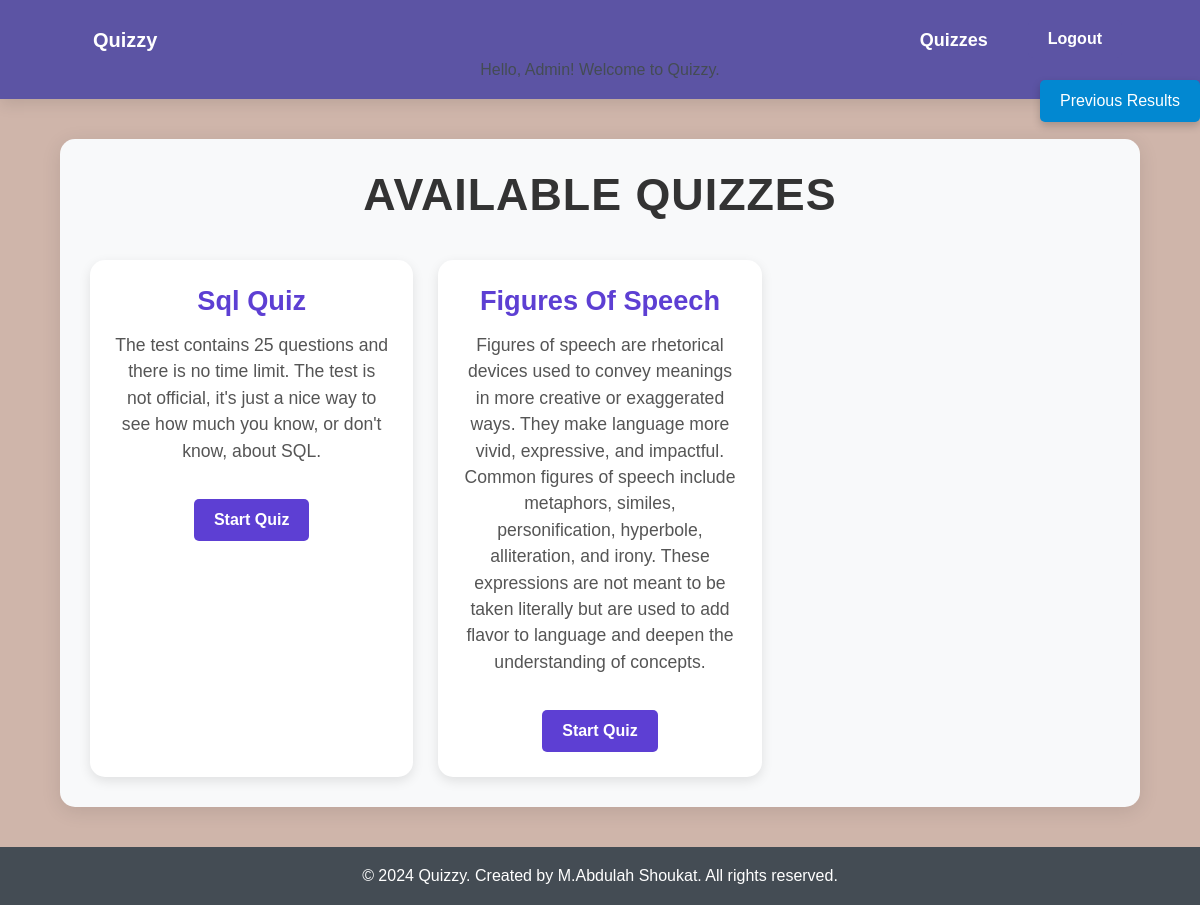
The app's page /quiz/ (signed in) with its own data.
### quizSystem/models.py (models this page shows, shortened)
class quiz(models.Model):
    title = models.CharField(max_length=200)
    description = models.TextField()
    created_at = models.DateTimeField(auto_now_add=True)
    updated_at = models.DateTimeField(auto_now=True)

### quizSystem/views.py (the view)
# urls.py: path('', views.quiz_list, name='quiz_list'),
def quiz_list(request):
    quizzes = quiz.objects.all()
    return render(request, 'quiz_list.html', {'quizzes': quizzes})

### templates/quiz_list.html (shortened to what this page needs)
{% extends "base.html" %}
{% block content %}
<div class="quiz-container">
    <h1 class="quiz-heading">Available Quizzes</h1>
    <div class="quiz-grid">
        {% for quiz in quizzes %}
            <div class="quiz-card">
                <div class="quiz-card-link">
                    <h3 class="quiz-title">{{ quiz.title }}</h3>
                    <p class="quiz-description">{{ quiz.description }}</p>
                     <a href="{{ quiz.id }}"><span class="quiz-button">Start Quiz</span></a>
                </div>
            </div>
        {% endfor %}
    </div>
</div>
{% endblock %}

### templates/base.html (shortened to what this page needs)
{% load static %}
<!DOCTYPE html>
<html lang="en">
<head>
</head>
<body>
    <header>
        <nav>
            <a href="/">Quizzy</a>
            <div class="auth-links">
                {% if user.is_authenticated %}
                    <a href="/quiz/">Quizzes</a>
                    <form action="{% url 'logout' %}" method="post">
                        <button type="submit" class="logout-btn">Logout</button>
                    </form>
                {% else %}
                    <a href="/authenticate/login/">Login</a>
                    <a href="/authenticate/register/">Register</a>
                {% endif %}
            </div>
        </nav
        {% if user.is_authenticated %}
    <div class="user-info">
        Hello, {{ user }}! Welcome to Quizzy.
{% endif %}
    </header>
    {% block content %}
    {% endblock %}
    <footer>
        <p>&copy; 2024 Quizzy. Created by M.Abdulah Shoukat. All rights reserved.</p>
    </footer>
    {% if user.is_authenticated %}
    <a href="/quiz/prevoius_results" class="previous-results-btn">Previous Results</a>
    {% endif %}
</body>
</html>

### templates/base.html (style rules this page uses)
:root { --purple: #ba34eb; --lavender: #da89f0; --deep-magenta: #5b0b78; --muted-purple: #5c54a4; --beige: #cfb5aa; --dark-blue: #444c54; }
* { margin: 0; padding: 0; box-sizing: border-box; font-family: 'Arial', sans-serif; }
body { background: var(--beige); color: var(--dark-blue); display: flex; flex-direction: column; min-height: 100vh; text-align: center; }
header { background-color: var(--muted-purple); padding: 20px; box-shadow: 0 5px 15px rgba(0, 0, 0, 0.1); }
nav { display: flex; justify-content: space-between; align-items: center; width: 90%; margin: 0 auto; }
nav a { text-decoration: none; font-size: 20px; color: white; font-weight: bold; padding: 8px 15px; transition: background-color 0.3s ease, color 0.3s ease; }
.auth-links { display: flex; gap: 20px; }
.auth-links a { color: white; font-size: 18px; font-weight: bold; padding: 10px 20px; transition: background-color 0.3s ease, color 0.3s ease; }
footer { margin-top: auto; padding: 20px; background-color: var(--dark-blue); color: white; text-align: center; }
footer p { margin: 0; }
.logout-btn { background-color: var(--muted-purple); color: white; font-weight: bold; padding: 10px 20px; font-size: 1rem; border-radius: 5px; cursor: pointer; transition: background-color 0.3s ease, transform 0.3s ease; border: none; text-decoration: none; display: inline-block; }
.previous-results-btn { position: fixed; top: 80px; right: 0px;; background-color: #0288d1; color: white; padding: 12px 20px; font-size: 1rem; border-radius: 5px; text-decoration: none; box-shadow: 0px 4px 8px rgba(0, 0, 0, 0.2); transition: background-color 0.3s, transform 0.3s; z-index: 1000; }

### templates/quiz_list.html (style rules this page uses)
.quiz-container { width: 90%; max-width: 1200px; margin: 40px auto; padding: 30px; background-color: #f8f9fa; border-radius: 15px; box-shadow: 0 4px 20px rgba(0, 0, 0, 0.1); text-align: center; }
.quiz-heading { font-size: 2.8rem; font-weight: 700; color: #333; margin-bottom: 40px; text-transform: uppercase; letter-spacing: 1px; }
.quiz-grid { display: grid; grid-template-columns: repeat(auto-fill, minmax(280px, 1fr)); gap: 25px; padding: 0; margin: 0; }
.quiz-card { background-color: #ffffff; border-radius: 15px; box-shadow: 0 4px 12px rgba(0, 0, 0, 0.1); overflow: hidden; transition: transform 0.3s ease, box-shadow 0.3s ease, border 0.3s ease; cursor: default;; position: relative; }
.quiz-card-link { text-decoration: none; color: inherit; padding: 25px; display: block; height: 100%; position: relative; }
.quiz-title { font-size: 1.7rem; font-weight: 600; color: #5D3FD3; margin-bottom: 15px; text-transform: capitalize; transition: color 0.3s ease; }
.quiz-description { font-size: 1.1rem; color: #555; line-height: 1.5; margin-bottom: 15px; transition: color 0.3s ease; }
.quiz-button { display: inline-block; margin-top: 20px; padding: 12px 20px; background-color: #5D3FD3; color: white; text-decoration: none; border-radius: 5px; font-weight: 600; transition: background-color 0.3s ease; }

### records on screen
quiz: title "Sql Quiz", description "The test contains 25 questions and there is no time limit. The test is not official, it's just a nice way to see how much you know, or don't know, about SQL."
quiz: title "Figures Of Speech", description "Figures of speech are rhetorical devices used to convey meanings in more creative or exaggerated ways. They make language more vivid, expressive, and impactful. Common figures of speech include metaphors, similes, personification, hyperbole, alliteration, and irony. These expressions are not meant to be taken literally but are used to add flavor to language and deepen the understanding of concepts."

### other values on screen
{{ user }} "Admin"
